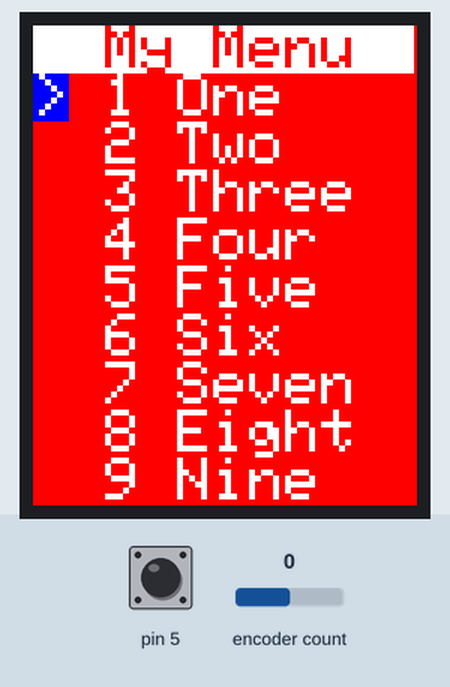
The sketch below on a simulated Arduino Uno, built with avr-gcc and run on an emulated ATmega328P. Shown: 128×160 colour display. The test bench sets the inputs (shaded band); at power-on: pin 5 HIGH, encoder count 0.

Above: at 1.3 s.
1.4 s: pin 5 pulled LOW for 0.15 s
At 3.3 s:
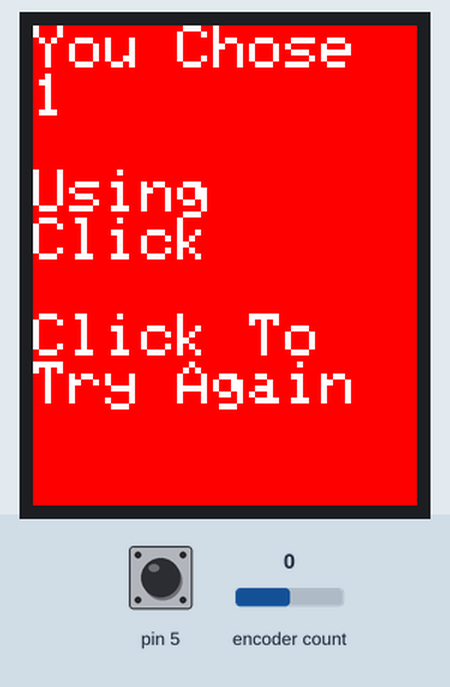
3.6 s: pin 5 pulled LOW for 1 s
At 5.6 s:
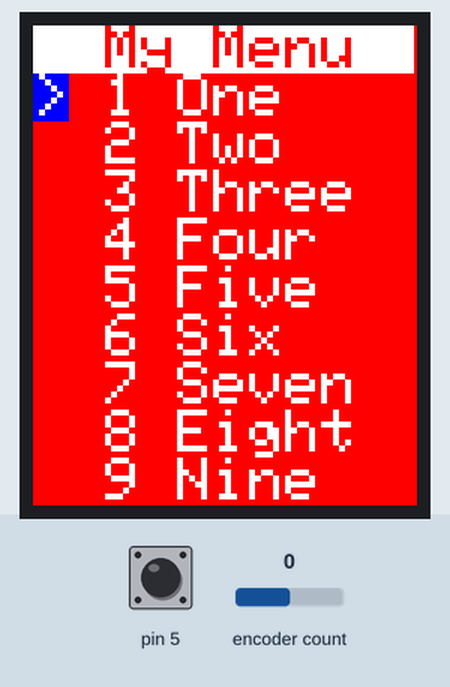
6.8 s: pin 5 pulsed LOW 2 times (0.12 s each, 0.3 s apart)
At 8.6 s:
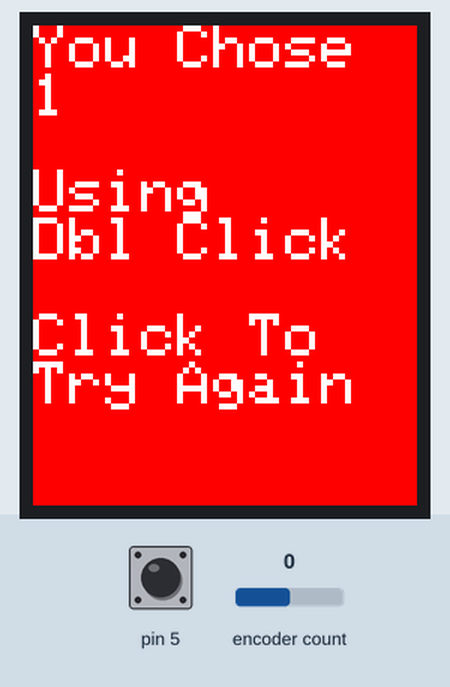
Timing chart, 0 to 10.1 s (numbered marks = the images above; inputs shaded):
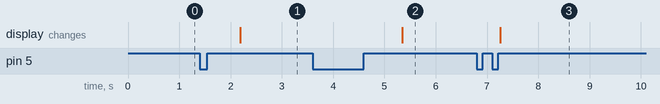

Measured:
- after the input at 1.4 s, the display: changes after 0.79 s (image 1)
- after the input at 3.6 s, the display: changes after 1.7 s (image 2)
- after the input at 6.8 s, the display: changes after 0.46 s (image 3)

The sketch:

TFT_Menu.ino
```cpp
// (licence header left out)
//
//  TFT_ST7735 library
//

#include <TFT_ST7735.h> // https://github.com/Bodmer/TFT_ST7735
#include <SPI.h>

// Invoke library, pins defined in User_Setup.h of the
// TFT_ST7735 library for this example I'm only using font1

TFT_ST7735 tft = TFT_ST7735(128,128);

//
// Encoder pin use
//

#define ENC_C   3
#define ENC_D   4
#define ENC_S   5

//
// ClickEncoder library config
//

#include <ClickEncoder.h>      	// https://github.com/0xPIT/encoder
#include <TimerOne.h>       	// https://github.com/PaulStoffregen/TimerOne

ClickEncoder *encoder;
ClickEncoder::Button button;

//
// Timer interrupt service for encoder
//

void timerIsr() {
  encoder->service();
}

//
// TFT_Menu library
//


#include "TFT_Menu.h"
uint8_t textSize = 2;
TFT_MENU menu(tft, encoder, 1, textSize);

int8_t option = 1;

//
//	Test menu function
//

int showMyMenu(int active) {
    MENU myMenu[] =
    {
        { F("My Menu"),    	  0 },
        { F(" 1 One"), 		  1 },
        { F(" 2 Two"),        2 },
        { F(" 3 Three"),      3 },
        { F(" 4 Four"),       4 },
        { F(" 5 Five"),       5 },
        { F(" 6 Six"),        6 },
        { F(" 7 Seven"),      7 },
        { F(" 8 Eight"),      8 },
        { F(" 9 Nine"),       9 },
        { F("10 Ten"),       10 },
        { F("11 Eleven"),    11 },
        { F("12 Twelve"),    12 },
        { F("13 Thirteen"),  13 },
        { F("14 Fourteen"),  14 },
        { F("15 Fifteen"),   15 },
        { F("16 Sixteen"),   16 },
        { F("17 Seventeen"), 17 },
        { F("18 Eighteen"),  18 },
        { F("19 Nineteen"),  19 },
        { F("20 Twenty"),    20 },
        { NULL,               0 }
    };

    return menu.show(myMenu, active);
}

//
//	The setup
//

void setup(void)
{
	// configure the TFT display

	tft.init();
    tft.setRotation(2);			// mine is mounted upside down
    tft.setTextWrap(false);		// don't wrap text
    tft.setTextSize(textSize);	// works for reasonable values

	// setup the encoder

	encoder = new ClickEncoder(ENC_C, ENC_D, ENC_S, 4);		// 4 pulses per option
	Timer1.initialize(1000);
  	Timer1.attachInterrupt(timerIsr);
}

// The rat race.

void loop() {

	// Show MyMenu

	option = showMyMenu(option);
	button = menu.getButton();

	// Display the results

	tft.fillScreen(TFT_BLUE);
	tft.setCursor(0, 0);
	tft.println("You Chose");
	tft.println(option);
	tft.println();

	tft.println("Using");
	switch (button) {
		case ClickEncoder::Clicked:
			tft.println("Click");
		break;

		case ClickEncoder::DoubleClicked:
			tft.println("Dbl Click");
		break;

		case ClickEncoder::Held:
			tft.println("Holding");
		break;
	}

	tft.println();
	tft.println("Click To");
	tft.println("Try Again");

	// wait for a click to try again!

	while(encoder->getButton() != ClickEncoder::Clicked)
		delay(100);
}
```

TFT_Menu.h
```cpp
// (licence header left out)
#ifndef __TFT_MENU_H__
#define __TFT_MENU_H__

///////////////////////////////////////////////////////////////////////////
//
// The R & B color bits are reversed on my ebay green tag display
//	so these colors work for mine... YMMV.
//
///////////////////////////////////////////////////////////////////////////

#define TFT_BLACK       0x0000      /*   0,   0,   0 */
#define TFT_RED         0x001F      /*   0,   0, 255 */
#define TFT_GREEN       0x07E0      /*   0, 255,   0 */
#define TFT_BLUE        0xF800      /* 255,   0,   0 */
#define TFT_WHITE       0xFFFF      /* 255, 255, 255 */

///////////////////////////////////////////////////////////////////////////
//
//	MENU structure:
//
//	option:	Value to display
//	value:	Value to return on button press
//
//  NOTE: must be defined in a function since it is stored in flash
//		using the __FlashStringHelper
//
///////////////////////////////////////////////////////////////////////////

typedef struct _MENU
{
    const __FlashStringHelper *option;
    int value;

} MENU;

///////////////////////////////////////////////////////////////////////////
//
//	TFT_MENU Class to display a simple menu on a TFT display
//
///////////////////////////////////////////////////////////////////////////

class TFT_MENU
{
    public:

        TFT_MENU(TFT_ST7735 tft, ClickEncoder *encoder, int menuFont = 1, uint8_t textSize = 1);

        int8_t show(MENU menu[], int8_t active = 1);

        ClickEncoder::Button getButton();

		void setColors(
				uint16_t headerForground,
				uint16_t headerBackground,
				uint16_t normalForeground,
				uint16_t normalBackground,
				uint16_t selectedForgound,
				uint16_t selectedBackground);

    private:

    	void printSpaces(int8_t spaces = 1);

        int     font;
        int16_t fontHeight;
        int16_t fontWidth;
        uint8_t maxChars;
        uint8_t maxLines;

		uint16_t hF = TFT_BLUE;
		uint16_t hB = TFT_WHITE;
		uint16_t nF = TFT_WHITE;
		uint16_t nB = TFT_BLUE;
		uint16_t sF = TFT_WHITE;
		uint16_t sB = TFT_RED;

		ClickEncoder::Button button = ClickEncoder::Open;
};

///////////////////////////////////////////////////////////////////////////
//
//	TFT_MENU constuctor
//
//	tft: 		tft object
//	encoder: 	ClickEncoder object
//	menuFont:	Font to use for the menu, defaults to 1
//	textSize:	Size of text to use for the menu, defaults to 1
//
///////////////////////////////////////////////////////////////////////////

TFT_MENU::TFT_MENU(TFT_ST7735 tft, ClickEncoder *encoder, int menuFont, uint8_t textSize) {
    font = menuFont;

    fontHeight = tft.fontHeight(font) * textSize;
    fontWidth = tft.textWidth((char *) " ", font) * textSize;
    maxChars = tft.width() / (fontWidth);
    maxLines = tft.height() / (fontHeight);
}

///////////////////////////////////////////////////////////////////////////
//
// show: Show the menu[]
//
// Parameters:
//
// 		menu[]:	Array of MENU structures containing the menu
//
//			The First entry's option will be shown as the menus Title and is not selectable.
//			The Last entry's option must be NULL.
//
//		active: Active menu option at start, defaults to the first
//
// Returns:
//		the current option when the button was held, clicked or doubleclicked.
//
//	Note:
//		use getButton to determine how the button was clicked.
//
///////////////////////////////////////////////////////////////////////////

int8_t TFT_MENU::show(MENU menu[], int8_t active = 1) {

    uint8_t menuCount = 0;
    uint8_t first = 1;
    uint8_t lfirst = 0;
    uint8_t count = 0;
    uint8_t line = 0;
    uint8_t	current = active;
    uint8_t lCurrent = 0;
    uint8_t i = 0;
    uint8_t j = 0;
    boolean again = true;

	// adjust first if the current option would be
	// off the screen

	if (current > maxLines-1)
		first = current - maxLines+2;

	// Clear screen

    tft.fillScreen(nB);

    // Print the menu header centered on the first line

    tft.setTextColor(hF, hB);
	uint8_t len = strlen_PF(menu[0].option);
    if (len < maxChars)
        i = ((maxChars/2)-(len/2)) * fontWidth;
    else
        i = 1;

    tft.fillRect(0,0,127,fontHeight, hB);
    tft.setCursor(i, 0);
    tft.println(menu[0].option);


	// determine the number of items in the menu

    i = 0;
    while(menu[i++].option)
        menuCount++;

    // display the menu

    tft.setTextColor(nF, nB);

	do {
		if (current != lCurrent || first != lfirst) {	// if current or first has changed draw the menu
		    tft.setCursor(0, fontHeight);				// skip the first display line (the title)
			lCurrent = current;
			lfirst = first;
			for (i = 0; i < maxLines-1; i++) {			// for as many lines that wil fit on the display
				j = first+i;
				if (j < menuCount) {
					if (j == current) {
						tft.setTextColor(sF, sB);
						tft.print(F(">"));
						tft.setTextColor(nF, nB);
						tft.print(menu[j].option);
					}
					else {
						printSpaces(1);
						tft.print(menu[j].option);
					}

					printSpaces(maxChars - strlen_PF(menu[j].option));
					tft.println();
				}
			}
		}

		switch(encoder->getValue()) {
			case 0:
				button = encoder->getButton();
				switch(button) {
					case ClickEncoder::Clicked:
					case ClickEncoder::DoubleClicked:
						again = false;
					break;

					case ClickEncoder::Held:
						while (encoder->getButton() != ClickEncoder::Released);
						again = false;
					break;
				}
			break;

			case 1:
				if (current > 1) {
					current--;
					if (current < first)
						first--;
				}
			break;

			case -1:
				if (current < menuCount-1) {
					current++;
					if (current > maxLines -1)
						first = current - maxLines+2;
				}
			break;
		}
	}
	while (again);

	return menu[current].value;
}

///////////////////////////////////////////////////////////////////////////
//
//	getButton: Returns how the button was clicked
//
///////////////////////////////////////////////////////////////////////////

ClickEncoder::Button TFT_MENU::getButton() {
	return button;
}

///////////////////////////////////////////////////////////////////////////
//
//	setColors: Set the text colors used by the menu
//
///////////////////////////////////////////////////////////////////////////

void TFT_MENU::setColors(
	uint16_t headerForground,
	uint16_t headerBackground,
	uint16_t normalForeground,
	uint16_t normalBackground,
	uint16_t selectedForgound,
	uint16_t selectedBackground)
{
	hF = headerForground;
	hB = headerBackground;
	nF = normalForeground;
	nB = normalBackground;
	sF = selectedForgound;
	sB = selectedBackground;
}

///////////////////////////////////////////////////////////////////////////
//
//	printSpaces: Prints spaces on TFT, used to clear to the end of the line
//
///////////////////////////////////////////////////////////////////////////

void TFT_MENU::printSpaces(int8_t spaces) {
	if (spaces > 0)
		for (int i = 0; i < spaces; i++)
			tft.print(F(" "));
}

#endif // __TFT_MENU_H__
```
